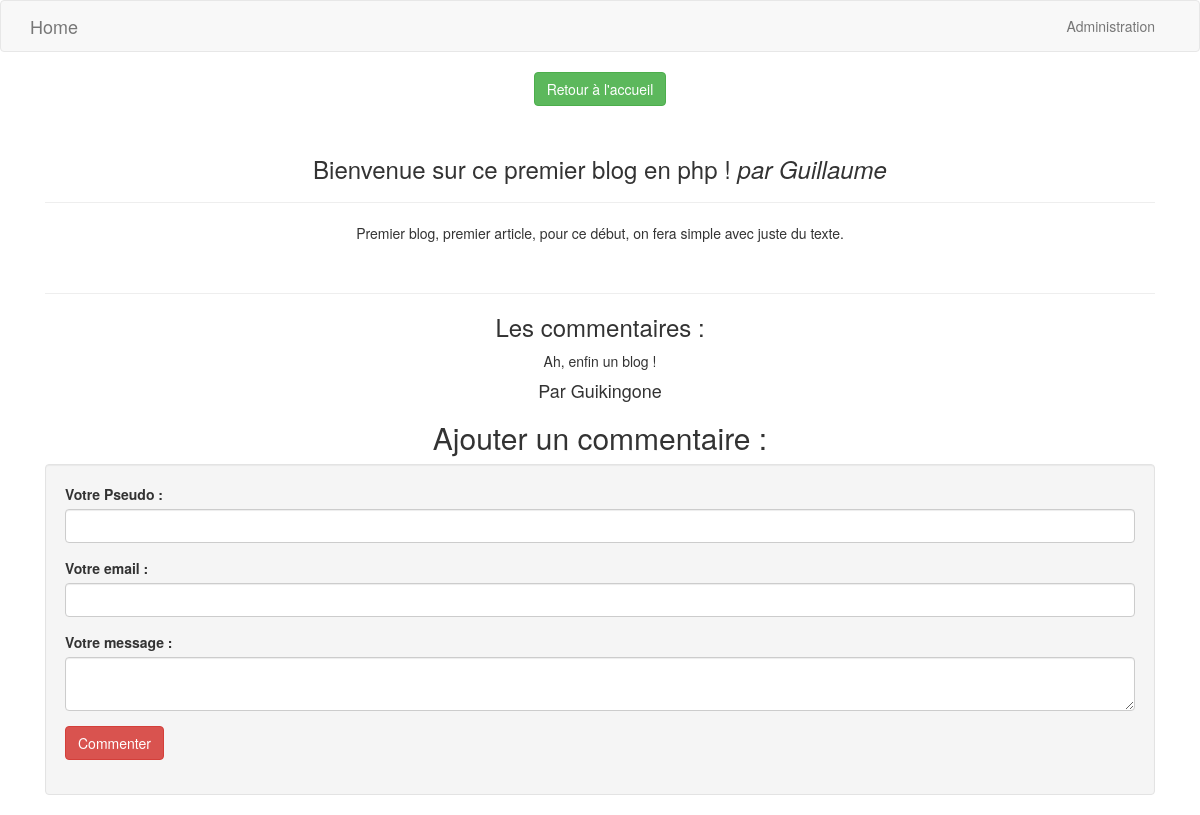
The page /commentaires.php?billet=1 on the database its author committed.
### tables this page shows
CREATE TABLE IF NOT EXISTS `article` (
  `id` int(11) NOT NULL AUTO_INCREMENT,
  `titre` varchar(255) NOT NULL,
  `contenu` text NOT NULL,
  `date_publication` datetime NOT NULL,
  `auteur` varchar(255) NOT NULL,
  PRIMARY KEY (`id`)
);

CREATE TABLE IF NOT EXISTS `commentaires` (
  `id` int(11) NOT NULL AUTO_INCREMENT,
  `article_id` int(11) NOT NULL,
  `auteur` varchar(255) NOT NULL,
  `email` varchar(255) NOT NULL,
  `contenu` text NOT NULL,
  `date_publication` datetime NOT NULL,
  PRIMARY KEY (`id`),
  KEY `fk_article_id` (`article_id`)
);

### controller/blog/commentaires.php (called while the page is built)
<?php
include_once ('modele/blog/get_commentaires.php');
include_once ('modele/blog/get_articles.php');
$commentaires = get_commentaires();
$billets = get_articles_by_id();
foreach($commentaires as $key => $commentaire){
  $commentaires[$key]['auteur'] = htmlspecialchars($commentaire['auteur']);
  $commentaires[$key]['contenu'] = htmlspecialchars($commentaire['contenu']);
}
include_once ('vue/blog/commentaires.php');

### modele/blog/get_articles.php (called while the page is built, shortened)
<?php
function get_articles_by_id()
{
  global $bdd;
  $req = $bdd->prepare('SELECT id, titre, contenu, auteur, DATE_FORMAT(date_publication
  , \'%d/%m/%Y à %Hh%imin%ss\') AS date_creation FROM article WHERE id = ?');
  $req->execute(array($_GET['billet']));
  $billetsID = $req->fetch();
  return $billetsID;
}

### modele/blog/get_commentaires.php (called while the page is built, shortened)
<?php
function get_commentaires()
{
  global $bdd;
  $req = $bdd->prepare('SELECT auteur, contenu, DATE_FORMAT(date_publication
  , \'%d/%m/%Y à %Hh%imin%ss\') AS date_publication FROM commentaires WHERE id = ?');
  $req->execute(array($_GET['billet']));
  $commentaires = $req->fetchAll();
  return $commentaires;
}

### vue/blog/commentaires.php (the view)
<?php
include ('inc/header.php');
include_once ('modele/blog/get_commentaires.php');
?>
<div class="container">
  <div clas="row">
    <div class="col-xs-12">
      <p class="text-center"><a href="blog.php" class="btn btn-success">Retour à l'accueil</a></p>
      <br/>
      <h3 class="text-center"><?php echo $billets['titre']; ?> <em>par <?php echo $billets['auteur']; ?></em></h3>
      <hr />
      <p class="text-center"><?php echo $billets['contenu']; ?></p>
      <br/>
      <hr />
      <h3 class="text-center">Les commentaires :</h3>
      <?php
      foreach($commentaires as $commentaire){
        ?>
          <p class="text-center"><?php echo $commentaire['contenu']; ?></p>
          <h4 class="text-center">Par <?php echo $commentaire['auteur']; ?></p>
        <?php
        }
      ?>
      <h2 class="text-center">Ajouter un commentaire :</h2>
        <div class="well">
            <form method="post" action="controller/commentaires.php">
                <div class="form-group">
                <label>Votre Pseudo :</label>
                  <input type="text" name="auteur" class="form-control" />
                </div>
                <div class="form-group">
                <label>Votre email :</label>
                  <input type="email" name="email" class="form-control" />
                </div>
                <div class="form-group">
                <label>Votre message :</label>
                  <textarea type="text" name="message" class="form-control"></textarea>
                </div>
                <div class="form-group">
                  <input type="submit" value="Commenter" class="btn btn-danger" />
                </div>
            </form>
        </div>
    </div>
  </div>
</div>
<?php
include ('inc/footer.php');
?>

### rows shown on the page
article: titre "Bienvenue sur ce premier blog en php !", auteur "Guillaume", contenu "Premier blog, premier article, pour ce début, on fera simple avec juste du texte."
commentaires: contenu "Ah, enfin un blog !", auteur "Guikingone"
